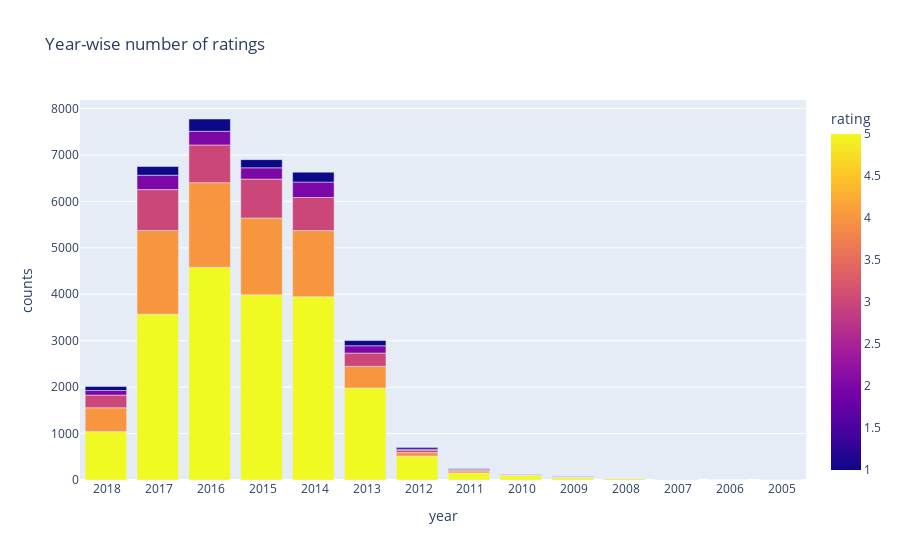

The code cell stored with this chart in its notebook:
### Code cell
fig = px.bar(df3, x="year", y="counts", color = 'rating', title="Year-wise number of ratings")
fig.show()

### Figure 1 — Plotly figure (JSON) as saved in the notebook; plotly's stock layout.template omitted (floating-point values rounded to 4 significant figures)
{"data": [{"alignmentgroup": "True", "hovertemplate": "year=%{x}<br>counts=%{y}<br>rating=%{marker.color}<extra></extra>", "legendgroup": "", "marker": {"color": [5, 4, 3, 2, 1, 5, 4, 3, 2, 1, 5, 4, 3, 2, 1, 5, 4, 3, 2, 1, 5, 4, 3, 2, 1, 5, 4, 3, 2, 1, 5, 4, 3, 2, 1, 5, 4, 3, 2, 1, 5, 4, 3, 2, 1, 5, 4, 3, 2, 1, 5, 4, 3, 2, 5, 4, 3, 5, 5, 4], "coloraxis": "coloraxis", "pattern": {"shape": ""}}, "name": "", "offsetgroup": "", "orientation": "v", "showlegend": false, "textposition": "auto", "type": "bar", "x": [" 2018", " 2018", " 2018", " 2018", " 2018", " 2017", " 2017", " 2017", " 2017", " 2017", " 2016", " 2016", " 2016", " 2016", " 2016", " 2015", " 2015", " 2015", " 2015", " 2015", " 2014", " 2014", " 2014", " 2014", " 2014", " 2013", " 2013", " 2013", " 2013", " 2013", " 2012", " 2012", " 2012", " 2012", " 2012", " 2011", " 2011", " 2011", " 2011", " 2011", " 2010", " 2010", " 2010", " 2010", " 2010", " 2009", " 2009", " 2009", " 2009", " 2009", " 2008", " 2008", " 2008", " 2008", " 2007", " 2007", " 2007", " 2006", " 2005", " 2005"], "xaxis": "x", "y": [1042, 514, 273, 99, 86, 3571, 1803, 880, 310, 188, 4581, 1823, 812, 294, 265, 3989, 1654, 838, 243, 176, 3946, 1426, 712, 333, 213, 1982, 465, 287, 157, 113, 514, 78, 48, 25, 37, 152, 43, 19, 18, 8, 96, 14, 5, 6, 4, 51, 9, 2, 9, 5, 31, 1, 6, 2, 12, 2, 2, 2, 1, 1], "yaxis": "y"}], "layout": {"barmode": "relative", "coloraxis": {"colorbar": {"title": {"text": "rating"}}, "colorscale": [[0, "#0d0887"], [0.1111, "#46039f"], [0.2222, "#7201a8"], [0.3333, "#9c179e"], [0.4444, "#bd3786"], [0.5556, "#d8576b"], [0.6667, "#ed7953"], [0.7778, "#fb9f3a"], [0.8889, "#fdca26"], [1, "#f0f921"]]}, "legend": {"tracegroupgap": 0}, "title": {"text": "Year-wise number of ratings"}, "xaxis": {"anchor": "y", "domain": [0, 1], "title": {"text": "year"}}, "yaxis": {"anchor": "x", "domain": [0, 1], "title": {"text": "counts"}}}}
